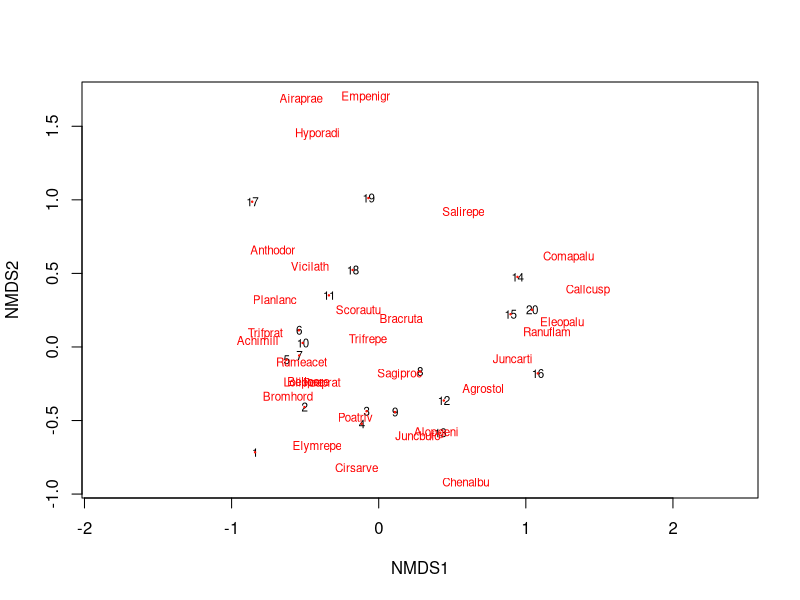
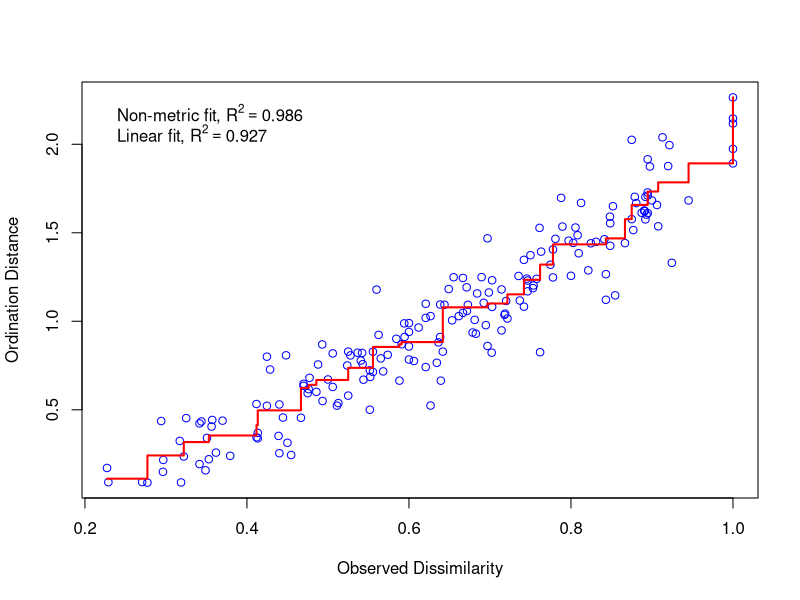

Write R code to recreate these figures, in order.
## ---- chunk 1
library(tidyverse)
library(vegan)
data(dune)
## ---- chunk 2
data(dune)
## ---- chunk 3
ord <- metaMDS(dune)
## ---- chunk 4
plot(ord, type = "t")
points(ord, display = "sites", cex = 0.2, pch=21, col="red", bg="yellow")
#text(ord, display = "spec", cex=0.7, col="blue")
## ---- chunk 5
ord$stress
## ---- chunk 6
stressplot(ord)
